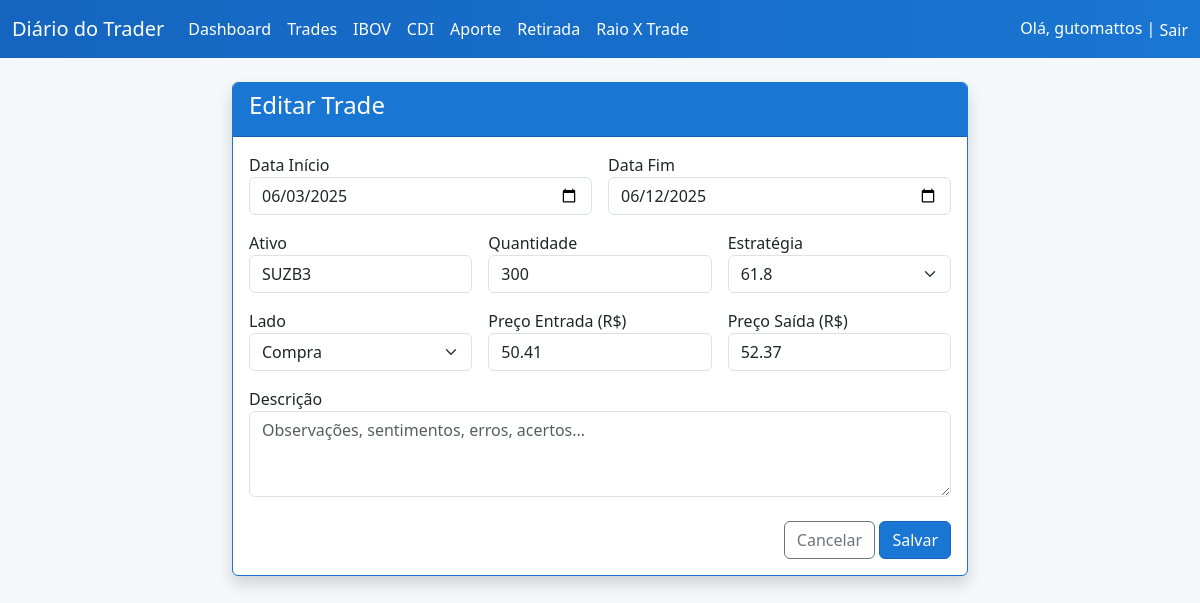
The app's page /trades/editar/10/ (signed in) with its own data.
### core/models.py (models this page shows, shortened)
class Trade(models.Model):
    LADOS = [
        ("COMPRA", "Compra"),
        ("VENDA", "Venda"),
    ]
    STATUS_CHOICES = [
        ("ABERTO", "Aberto"),
        ("FINALIZADO", "Finalizado"),
    ]
    usuario = models.ForeignKey(User, on_delete=models.CASCADE)
    data_inicio = models.DateField()
    data_fim = models.DateField(blank=True, null=True)
    ativo = models.CharField(max_length=20)
    quant = models.IntegerField()
    estrategia = models.ForeignKey(Estrategia, on_delete=models.PROTECT)
    lado = models.CharField(max_length=10, choices=LADOS)
    preco_entrada = models.DecimalField(max_digits=12, decimal_places=2)
    preco_saida = models.DecimalField(max_digits=12, decimal_places=2, blank=True, null=True)
    descricao = models.TextField(blank=True)
    status = models.CharField(max_length=12, choices=STATUS_CHOICES, default="FINALIZADO")

class Estrategia(models.Model):
    nome = models.CharField(max_length=20, unique=True)
    ordem = models.PositiveIntegerField(default=0)
    class Meta:
        ordering = ['ordem', 'nome']

### core/views.py (the view, shortened to what this page needs)
# urls.py: path('trades/editar/<int:trade_id>/', views.trade_edit, name='trade_edit'),
@login_required
def trade_edit(request, trade_id):
    trade = get_object_or_404(Trade, id=trade_id, usuario=request.user)
    estrategias = Estrategia.objects.all()
    return render(request, 'core/trade_form.html', {'trade': trade, 'editando': True, 'estrategias': estrategias})

### templates/core/trade_form.html (shortened to what this page needs)
{% extends 'core/base.html' %}
{% block content %}
<div class="row justify-content-center">
  <div class="col-md-8">
    <div class="card shadow">
      <div class="card-header">
        <h4>{% if editando %}Editar Trade{% else %}Novo Trade{% endif %}</h4>
      </div>
      <div class="card-body">
        <form method="post">
          <div class="row g-3">
            <div class="col-md-6">
              <label>Data Início</label>
              <input type="date" name="data_inicio" class="form-control" required value="{{ trade.data_inicio|date:'Y-m-d' }}">
            </div>
            <div class="col-md-6">
              <label>Data Fim</label>
              <input type="date" name="data_fim" class="form-control" value="{{ trade.data_fim|date:'Y-m-d' }}">
            </div>
            <div class="col-md-4">
              <label>Ativo</label>
              <input type="text" name="ativo" class="form-control" required value="{{ trade.ativo }}">
            </div>
            <div class="col-md-4">
              <label>Quantidade</label>
              <input type="number" name="quant" class="form-control" required value="{{ trade.quant }}">
            </div>
            <div class="col-md-4">
              <label>Estratégia</label>
              <select name="estrategia" class="form-select" required>
                {% for est in estrategias %}
                  <option value="{{ est.nome }}" {% if trade.estrategia.nome == est.nome %}selected{% endif %}>{{ est.nome }}</option>
                {% endfor %}
              </select>
            </div>
            <div class="col-md-4">
              <label>Lado</label>
              <select name="lado" class="form-select" required>
                <option value="COMPRA" {% if trade.lado == 'COMPRA' %}selected{% endif %}>Compra</option>
              </select>
            </div>
            <div class="col-md-4">
              <label>Preço Entrada (R$)</label>
              <input type="number" step="0.01" name="preco_entrada" class="form-control" required value="{{ trade.preco_entrada }}">
            </div>
            <div class="col-md-4">
              <label>Preço Saída (R$)</label>
              <input type="number" step="0.01" name="preco_saida" class="form-control" value="{{ trade.preco_saida }}">
            </div>
            <div class="col-md-12">
              <label>Descrição</label>
              <textarea name="descricao" class="form-control" rows="3" placeholder="Observações, sentimentos, erros, acertos...">{{ trade.descricao }}</textarea>
            </div>
          </div>
          <div class="mt-4 text-end">
            <a href="/trades/" class="btn btn-outline-secondary">Cancelar</a>
            <button type="submit" class="btn btn-primary">Salvar</button>
          </div>
        </form>
      </div>
    </div>
  </div>
</div>
{% endblock %}

### templates/core/base.html (shortened to what this page needs)
<!DOCTYPE html>
<html lang="pt-br">
<head>
    <link href="https://cdn.jsdelivr.net/npm/bootstrap@5.3.2/dist/css/bootstrap.min.css" rel="stylesheet">
    <link rel="stylesheet" href="https://cdnjs.cloudflare.com/ajax/libs/font-awesome/6.4.0/css/all.min.css">
</head>
<body>
<nav class="navbar navbar-expand-lg mb-4">
  <div class="container-fluid">
    <a class="navbar-brand" href="/">Diário do Trader</a>
    <div class="collapse navbar-collapse">
      <ul class="navbar-nav me-auto mb-2 mb-lg-0">
        <li class="nav-item"><a class="nav-link" href="/dashboard/">Dashboard</a></li>
        <li class="nav-item"><a class="nav-link" href="/trades/">Trades</a></li>
        <li class="nav-item"><a class="nav-link" href="/ibov/">IBOV</a></li>
        <li class="nav-item"><a class="nav-link" href="/cdi/">CDI</a></li>
        <li class="nav-item"><a class="nav-link" href="/aporte/">Aporte</a></li>
        <li class="nav-item"><a class="nav-link" href="/retirada/">Retirada</a></li>
        <li class="nav-item"><a class="nav-link" href="{% url 'raio_x_trade' %}">Raio X Trade</a></li>
      </ul>
      <span class="navbar-text">
        {% if user.is_authenticated %}
          Olá, {{ user.username }} |
          <form action="/logout/" method="post" style="display:inline;">
            <button type="submit" class="nav-link d-inline p-0 btn btn-link" style="padding:0;">Sair</button>
          </form>
        {% else %}
          <a href="/login/" class="nav-link d-inline p-0">Entrar</a>
        {% endif %}
      </span>
    </div>
  </div>
</nav>
<div class="container">
    {% block content %}{% endblock %}
</div>
</body>
</html>

### templates/core/base.html (style rules this page uses)
body { background: #f4f8fb; }
.navbar { background: linear-gradient(90deg, #1565c0 0%, #1976d2 100%); }
.navbar-brand, .nav-link, .navbar-text { color: #fff !important; }
.btn-primary { background-color: #1976d2; border-color: #1565c0; }
.card { border: 1px solid #1976d2; }
.card-header { background: #1976d2; color: #fff; }

### records on screen
Trade: data_inicio "06/03/2025", data_fim "06/12/2025", ativo "SUZB3", quant "300", estrategia "61.8", lado "Compra", preco_entrada "50.41", preco_saida "52.37"

### other values on screen
{{ user.username }} "gutomattos"
